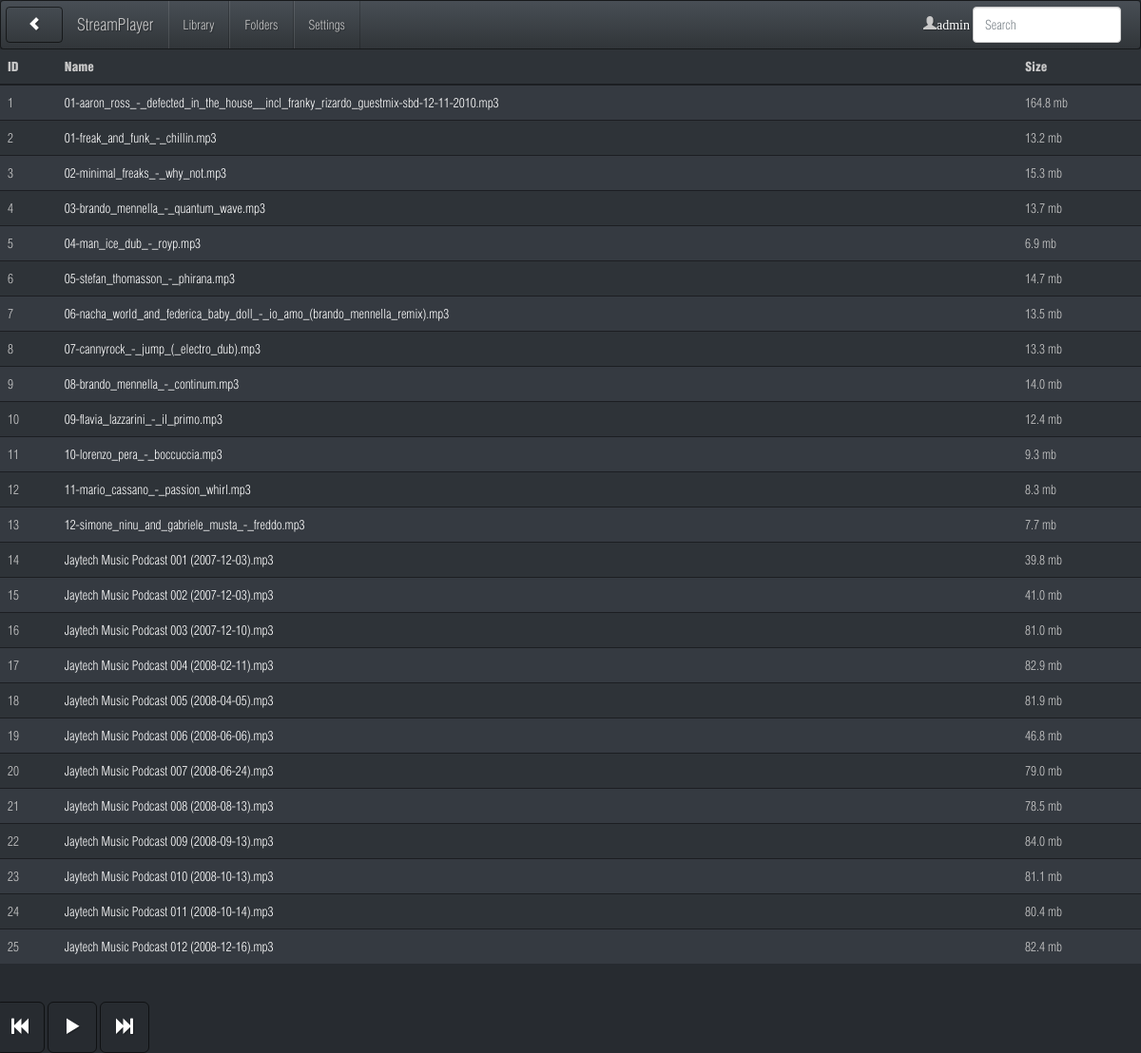
The page / (signed in) on the database its author committed.
### tables this page shows
CREATE TABLE mediafiles (
  id integer primary key autoincrement,
  filename text not null ,
  fullpath text not null unique,
  directory text not null,
  parentid integer,
  size text not null,
  format text not null,
  length text not null,
  bitrate text not null,
  tn integer,
  title text,
  genreid integer,
  artistid integer,
  albumid integer,
  year text,
  comment text,
  foreign key (genreid) references genres(id),
  foreign key (artistid) references artists(id),
  foreign key (albumid) references albums(id)/*,
  foreign key (year) references years(year)*/
);

### streamserver/views.py (the view)
@app.route('/')
@login_required
def view_index():
    range = app.Sqlite3DB.get_range(1, 25)
    res = []
    for item in range:
        res.append({'id':item['id'], 'name':item['filename'], 'size':item['size'],'href':'getmedia/' + str(item['id']) + item['format']})
    user=session['username']
    return render_template('random.html', Navigation=get_nav(), Data=res,username=user)

### streamserver/serverdatabase.py (called while the page is built)
    def get_range(self, start, count):
        return self.query_db('select * FROM mediafiles WHERE id >= (%s) AND id <= (%s)' % (start, start + count - 1),
                             one=False)

    def query_db(self, query, args=(), one=False):
        cur = self.get_db().execute(query, args)
        rv = cur.fetchall()
        cur.close()
        return (rv[0] if rv else None) if one else rv

    def get_db(self):
        with app.app_context():
            db = getattr(g, '_database', None)
            if db is None:
                db = g._database = self.connect_db()
        return db

    def dict_factory(self, cursor, row):
        d = {}
        for idx, col in enumerate(cursor.description):
            d[col[0]] = row[idx]
        return d

    def connect_db(self):
        db = sqlite3.connect(app.Config.SQLITE3_DATABASE_FILE)
        db.row_factory = self.dict_factory
        return db

### streamserver/views.py (called while the page is built)
def get_nav():
    return Navigation

def login_required(f):
    @wraps(f)
    def decorated_function(*args, **kwargs):
        if 'logged_in' not in session:
            return redirect(url_for('login', next=request.url))
        if session['logged_in']==False:
            return redirect(url_for('login', next=request.url))
        return f(*args, **kwargs)
    return decorated_function

### streamserver/templates/random.html
{% extends "base.html" %}
{% block content %}
    <div id="playlist" class="table-responsive">
        <table class="table table-striped">
            <thead>
            <tr>
                <th>ID</th>
                <th>Name</th>
                <th>Size</th>
            </tr>
            </thead>
            <tbody>
            {% for item in Data %}
                <tr>
                    <td>{{ item.id }}</td>
                    <td><a href="{{ item.href }}">{{ item.name }}</a></td>
                    <td>{{ item.size }}</td>
                </tr>
            {% endfor %}
            </tbody>
        </table>
    </div>
{% endblock %}

### streamserver/templates/base.html (shortened to what this page needs)
<!DOCTYPE html>
<html class="no-js">
<head>
    <link rel="stylesheet" href="{{ url_for('static',filename='css/normalize.min.css') }}">
    <link rel="stylesheet" href="{{ url_for('static',filename='css/bootstrap.slatetheme.css') }}" media="screen">
    <link rel="stylesheet" href="{{ url_for('static',filename='css/jquery-ui.min.css') }}">
    <link rel="stylesheet" href="{{ url_for('static',filename='css/jquery.ui.slider.min.css') }}">
    <link rel="stylesheet" href="{{ url_for('static',filename='css/main.css') }}">
</head>
<body>
<div class="navbar navbar-default">
    <div class="navbar-header">
        <a class="btn navbar-btn" id="goback" style="width:60px;float:left;margin-left:5px;"><span
                class="glyphicon glyphicon-chevron-left"></span></a>
        <a class="navbar-brand">StreamPlayer</a>
    </div>
    <div class="collapse navbar-collapse">
        <ul class="nav navbar-nav">
            {% for item in Navigation -%}
                <li{% if item.active %} class="active"{% endif %}><a link="{{ item.link }}">{{ item.caption }}</a></li>
            {% endfor %}
        </ul>
        <ul class="nav navbar-nav navbar-right">
            <li>
                <form role="search" class="navbar-form">
                    {% if username %}<span class="glyphicon glyphicon-user"><a href="/settings">{{ username }}</a>
                        </span>{% endif %}
                    <input type="text" placeholder="Search" class="form-control">
                </form>
            </li>
        </ul>
    </div>
</div>
{% block content %}{% endblock %}
<footer>
    <br style="clear: left;" />
    <div class="btn-toolbar">
        <div class="btn-group-lg">
            <a class="btn btn-lg" id="prev_track"><span class="glyphicon glyphicon-fast-backward"></span></a>
            <a class="btn btn-lg" id="playbtn"><span class="glyphicon glyphicon-play"></span></a>
            <a class="btn btn-lg" id="next_track"><span class="glyphicon glyphicon-fast-forward"></span></a>
        </div>
    </div>
</footer>

### streamserver/static/css/main.css (style rules this page uses)
body { font-family: 'Helios Condensed', 'Helvetica Neue', 'Helvetica', 'Arial', sans-serif; }

### rows shown on the page
mediafiles: id "1", name "01-aaron_ross_-_defected_in_the_house__incl_franky_rizardo_guestmix-sbd-12-11-2010.mp3", size "164.8 mb"
mediafiles: id "2", name "01-freak_and_funk_-_chillin.mp3", size "13.2 mb"
mediafiles: id "3", name "02-minimal_freaks_-_why_not.mp3", size "15.3 mb"
mediafiles: id "4", name "03-brando_mennella_-_quantum_wave.mp3", size "13.7 mb"
mediafiles: id "5", name "04-man_ice_dub_-_royp.mp3", size "6.9 mb"
mediafiles: id "6", name "05-stefan_thomasson_-_phirana.mp3", size "14.7 mb"
mediafiles: id "7", name "06-nacha_world_and_federica_baby_doll_-_io_amo_(brando_mennella_remix).mp3", size "13.5 mb"
mediafiles: id "8", name "07-cannyrock_-_jump_(_electro_dub).mp3", size "13.3 mb"
mediafiles: id "9", name "08-brando_mennella_-_continum.mp3", size "14.0 mb"
mediafiles: id "10", name "09-flavia_lazzarini_-_il_primo.mp3", size "12.4 mb"
mediafiles: id "11", name "10-lorenzo_pera_-_boccuccia.mp3", size "9.3 mb"
mediafiles: id "12", name "11-mario_cassano_-_passion_whirl.mp3", size "8.3 mb"
mediafiles: id "13", name "12-simone_ninu_and_gabriele_musta_-_freddo.mp3", size "7.7 mb"
mediafiles: id "14", name "Jaytech Music Podcast 001 (2007-12-03).mp3", size "39.8 mb"
mediafiles: id "15", name "Jaytech Music Podcast 002 (2007-12-03).mp3", size "41.0 mb"
mediafiles: id "16", name "Jaytech Music Podcast 003 (2007-12-10).mp3", size "81.0 mb"
mediafiles: id "17", name "Jaytech Music Podcast 004 (2008-02-11).mp3", size "82.9 mb"
mediafiles: id "18", name "Jaytech Music Podcast 005 (2008-04-05).mp3", size "81.9 mb"
mediafiles: id "19", name "Jaytech Music Podcast 006 (2008-06-06).mp3", size "46.8 mb"
mediafiles: id "20", name "Jaytech Music Podcast 007 (2008-06-24).mp3", size "79.0 mb"
mediafiles: id "21", name "Jaytech Music Podcast 008 (2008-08-13).mp3", size "78.5 mb"
mediafiles: id "22", name "Jaytech Music Podcast 009 (2008-09-13).mp3", size "84.0 mb"
mediafiles: id "23", name "Jaytech Music Podcast 010 (2008-10-13).mp3", size "81.1 mb"
mediafiles: id "24", name "Jaytech Music Podcast 011 (2008-10-14).mp3", size "80.4 mb"
mediafiles: id "25", name "Jaytech Music Podcast 012 (2008-12-16).mp3", size "82.4 mb"

### other values the page prints
{{ item.caption }} "Library" "Folders" "Settings"
{{ username }} "admin"
